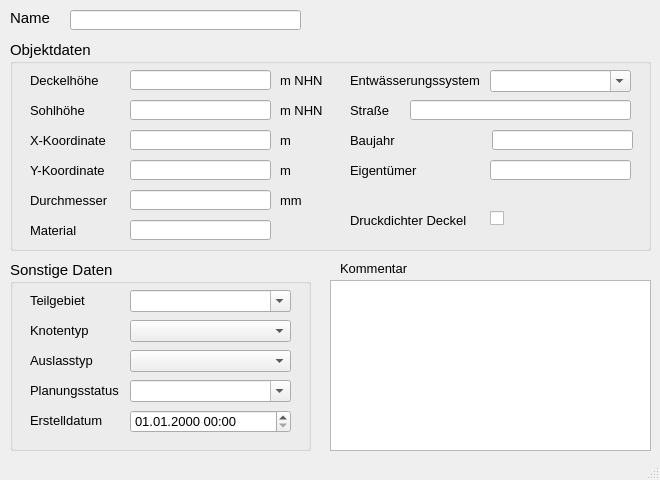
<?xml version="1.0" encoding="UTF-8"?>
<ui version="4.0">
 <class>MainWindow</class>
 <widget class="QMainWindow" name="MainWindow">
  <property name="geometry">
   <rect>
    <x>0</x>
    <y>0</y>
    <width>660</width>
    <height>480</height>
   </rect>
  </property>
  <property name="minimumSize">
   <size>
    <width>660</width>
    <height>480</height>
   </size>
  </property>
  <property name="font">
   <font>
    <family>Tahoma</family>
    <pointsize>10</pointsize>
   </font>
  </property>
  <property name="windowTitle">
   <string>MainWindow</string>
  </property>
  <widget class="QWidget" name="centralwidget">
   <widget class="QLabel" name="label">
    <property name="geometry">
     <rect>
      <x>10</x>
      <y>10</y>
      <width>60</width>
      <height>16</height>
     </rect>
    </property>
    <property name="font">
     <font>
      <family>Tahoma</family>
      <pointsize>11</pointsize>
     </font>
    </property>
    <property name="text">
     <string>Name</string>
    </property>
   </widget>
   <widget class="QLabel" name="label_14">
    <property name="geometry">
     <rect>
      <x>340</x>
      <y>260</y>
      <width>81</width>
      <height>16</height>
     </rect>
    </property>
    <property name="font">
     <font>
      <family>Tahoma</family>
      <pointsize>10</pointsize>
     </font>
    </property>
    <property name="text">
     <string>Kommentar</string>
    </property>
   </widget>
   <widget class="QLineEdit" name="schnam">
    <property name="geometry">
     <rect>
      <x>70</x>
      <y>10</y>
      <width>231</width>
      <height>20</height>
     </rect>
    </property>
    <property name="font">
     <font>
      <family>Tahoma</family>
      <pointsize>11</pointsize>
     </font>
    </property>
    <property name="toolTip">
     <string>&lt;html&gt;&lt;head/&gt;&lt;body&gt;&lt;p&gt;Eindeutige Bezeichnung&lt;/p&gt;&lt;/body&gt;&lt;/html&gt;</string>
    </property>
    <property name="statusTip">
     <string>Eindeutige Bezeichnung</string>
    </property>
   </widget>
   <widget class="QTextEdit" name="kommentar">
    <property name="geometry">
     <rect>
      <x>330</x>
      <y>280</y>
      <width>321</width>
      <height>171</height>
     </rect>
    </property>
    <property name="minimumSize">
     <size>
      <width>0</width>
      <height>0</height>
     </size>
    </property>
    <property name="font">
     <font>
      <family>Tahoma</family>
      <pointsize>10</pointsize>
     </font>
    </property>
    <property name="toolTip">
     <string>&lt;html&gt;&lt;head/&gt;&lt;body&gt;&lt;p&gt;&lt;span style=&quot; font-family:'Calibri','sans-serif';&quot;&gt;Platz für eigene Kommentare.&lt;/span&gt;&lt;/p&gt;&lt;/body&gt;&lt;/html&gt;</string>
    </property>
    <property name="statusTip">
     <string>Platz für eigene Kommentare.</string>
    </property>
   </widget>
   <widget class="QGroupBox" name="groupBox_3">
    <property name="geometry">
     <rect>
      <x>10</x>
      <y>260</y>
      <width>301</width>
      <height>191</height>
     </rect>
    </property>
    <property name="font">
     <font>
      <family>Tahoma</family>
      <pointsize>11</pointsize>
     </font>
    </property>
    <property name="title">
     <string>Sonstige Daten</string>
    </property>
    <widget class="QLabel" name="label_15">
     <property name="geometry">
      <rect>
       <x>20</x>
       <y>30</y>
       <width>71</width>
       <height>20</height>
      </rect>
     </property>
     <property name="font">
      <font>
       <family>Tahoma</family>
       <pointsize>10</pointsize>
      </font>
     </property>
     <property name="text">
      <string>Teilgebiet</string>
     </property>
     <property name="buddy">
      <cstring>simstatus</cstring>
     </property>
    </widget>
    <widget class="QLabel" name="label_16">
     <property name="geometry">
      <rect>
       <x>20</x>
       <y>120</y>
       <width>111</width>
       <height>21</height>
      </rect>
     </property>
     <property name="font">
      <font>
       <family>Tahoma</family>
       <pointsize>10</pointsize>
      </font>
     </property>
     <property name="text">
      <string>Planungsstatus</string>
     </property>
     <property name="buddy">
      <cstring>simstatus</cstring>
     </property>
    </widget>
    <widget class="QLabel" name="label_72">
     <property name="geometry">
      <rect>
       <x>20</x>
       <y>150</y>
       <width>151</width>
       <height>21</height>
      </rect>
     </property>
     <property name="font">
      <font>
       <family>Tahoma</family>
       <pointsize>10</pointsize>
      </font>
     </property>
     <property name="text">
      <string>Erstelldatum</string>
     </property>
    </widget>
    <widget class="QComboBox" name="teilgebiet">
     <property name="geometry">
      <rect>
       <x>120</x>
       <y>30</y>
       <width>161</width>
       <height>22</height>
      </rect>
     </property>
     <property name="font">
      <font>
       <family>Tahoma</family>
       <pointsize>10</pointsize>
      </font>
     </property>
     <property name="toolTip">
      <string>&lt;html&gt;&lt;head/&gt;&lt;body&gt;&lt;p&gt;zur Zuordnung auf ein selbstständig festgelegtes Teilgebiet&lt;/p&gt;&lt;/body&gt;&lt;/html&gt;</string>
     </property>
     <property name="statusTip">
      <string>zur Zuordnung auf ein selbstständig festgelegtes Teilgebiet</string>
     </property>
     <property name="editable">
      <bool>true</bool>
     </property>
    </widget>
    <widget class="QComboBox" name="simstatus">
     <property name="geometry">
      <rect>
       <x>120</x>
       <y>120</y>
       <width>161</width>
       <height>22</height>
      </rect>
     </property>
     <property name="font">
      <font>
       <family>Tahoma</family>
       <pointsize>10</pointsize>
      </font>
     </property>
     <property name="toolTip">
      <string>&lt;html&gt;&lt;head/&gt;&lt;body&gt;&lt;p&gt;&lt;span style=&quot; font-family:'Calibri','sans-serif';&quot;&gt;aktueller Status (z.B. vorhanden, in Planung etc.)&lt;/span&gt;&lt;/p&gt;&lt;/body&gt;&lt;/html&gt;</string>
     </property>
     <property name="statusTip">
      <string>aktueller Status (z.B. vorhanden, in Planung etc.)</string>
     </property>
     <property name="editable">
      <bool>true</bool>
     </property>
    </widget>
    <widget class="QgsDateTimeEdit" name="createdat">
     <property name="geometry">
      <rect>
       <x>120</x>
       <y>150</y>
       <width>161</width>
       <height>23</height>
      </rect>
     </property>
     <property name="font">
      <font>
       <family>Tahoma</family>
       <pointsize>10</pointsize>
      </font>
     </property>
     <property name="currentSection">
      <enum>QDateTimeEdit::DaySection</enum>
     </property>
     <property name="displayFormat">
      <string>dd.MM.yyyy HH:mm</string>
     </property>
    </widget>
    <widget class="QLabel" name="label_22">
     <property name="geometry">
      <rect>
       <x>20</x>
       <y>60</y>
       <width>71</width>
       <height>20</height>
      </rect>
     </property>
     <property name="font">
      <font>
       <family>Tahoma</family>
       <pointsize>10</pointsize>
      </font>
     </property>
     <property name="text">
      <string>Knotentyp</string>
     </property>
     <property name="buddy">
      <cstring>simstatus</cstring>
     </property>
    </widget>
    <widget class="QLabel" name="label_23">
     <property name="geometry">
      <rect>
       <x>20</x>
       <y>90</y>
       <width>71</width>
       <height>20</height>
      </rect>
     </property>
     <property name="font">
      <font>
       <family>Tahoma</family>
       <pointsize>10</pointsize>
      </font>
     </property>
     <property name="text">
      <string>Auslasstyp</string>
     </property>
     <property name="buddy">
      <cstring>simstatus</cstring>
     </property>
    </widget>
    <widget class="QComboBox" name="knotentyp">
     <property name="geometry">
      <rect>
       <x>120</x>
       <y>60</y>
       <width>161</width>
       <height>22</height>
      </rect>
     </property>
     <property name="toolTip">
      <string>&lt;html&gt;&lt;head/&gt;&lt;body&gt;&lt;p&gt;Besondere Lage im Kanalnetz z.B. Anfangsschacht&lt;/p&gt;&lt;/body&gt;&lt;/html&gt;</string>
     </property>
     <property name="statusTip">
      <string>Besondere Lage im Kanalnetz z.B. Anfangsschacht</string>
     </property>
    </widget>
    <widget class="QComboBox" name="auslasstyp">
     <property name="geometry">
      <rect>
       <x>120</x>
       <y>90</y>
       <width>161</width>
       <height>22</height>
      </rect>
     </property>
     <property name="toolTip">
      <string>&lt;html&gt;&lt;head/&gt;&lt;body&gt;&lt;p&gt;Auslasstyp gem. HYSTEM-EXTRAN (z.B.: Frei, Normal, Konstant etc.)&lt;/p&gt;&lt;/body&gt;&lt;/html&gt;</string>
     </property>
     <property name="statusTip">
      <string>Auslasstyp gem. HYSTEM-EXTRAN (z.B.: Frei, Normal, Konstant etc.)</string>
     </property>
    </widget>
   </widget>
   <widget class="QGroupBox" name="groupBox_2">
    <property name="geometry">
     <rect>
      <x>10</x>
      <y>40</y>
      <width>641</width>
      <height>211</height>
     </rect>
    </property>
    <property name="font">
     <font>
      <family>Tahoma</family>
      <pointsize>11</pointsize>
     </font>
    </property>
    <property name="title">
     <string>Objektdaten</string>
    </property>
    <widget class="QLabel" name="label_51">
     <property name="geometry">
      <rect>
       <x>340</x>
       <y>30</y>
       <width>140</width>
       <height>20</height>
      </rect>
     </property>
     <property name="font">
      <font>
       <family>Tahoma</family>
       <pointsize>10</pointsize>
      </font>
     </property>
     <property name="text">
      <string>Entwässerungssystem</string>
     </property>
    </widget>
    <widget class="QLabel" name="label_3">
     <property name="geometry">
      <rect>
       <x>20</x>
       <y>60</y>
       <width>90</width>
       <height>21</height>
      </rect>
     </property>
     <property name="font">
      <font>
       <family>Tahoma</family>
       <pointsize>10</pointsize>
      </font>
     </property>
     <property name="text">
      <string>Sohlhöhe</string>
     </property>
    </widget>
    <widget class="QLineEdit" name="sohlhoehe">
     <property name="geometry">
      <rect>
       <x>120</x>
       <y>60</y>
       <width>141</width>
       <height>20</height>
      </rect>
     </property>
     <property name="font">
      <font>
       <family>Tahoma</family>
       <pointsize>10</pointsize>
      </font>
     </property>
     <property name="toolTip">
      <string>&lt;html&gt;&lt;head/&gt;&lt;body&gt;&lt;p&gt;&lt;span style=&quot; font-family:'Calibri','sans-serif';&quot;&gt;Höhe der Sohle&lt;/span&gt;&lt;/p&gt;&lt;/body&gt;&lt;/html&gt;</string>
     </property>
     <property name="statusTip">
      <string>Höhe der Sohle</string>
     </property>
    </widget>
    <widget class="QLabel" name="label_5">
     <property name="geometry">
      <rect>
       <x>20</x>
       <y>30</y>
       <width>90</width>
       <height>21</height>
      </rect>
     </property>
     <property name="font">
      <font>
       <family>Tahoma</family>
       <pointsize>10</pointsize>
      </font>
     </property>
     <property name="text">
      <string>Deckelhöhe</string>
     </property>
    </widget>
    <widget class="QLineEdit" name="deckelhoehe">
     <property name="geometry">
      <rect>
       <x>120</x>
       <y>30</y>
       <width>141</width>
       <height>20</height>
      </rect>
     </property>
     <property name="font">
      <font>
       <family>Tahoma</family>
       <pointsize>10</pointsize>
      </font>
     </property>
     <property name="toolTip">
      <string>&lt;html&gt;&lt;head/&gt;&lt;body&gt;&lt;p&gt;&lt;span style=&quot; font-family:'Calibri','sans-serif';&quot;&gt;Höhe des Kanaldeckels (i.d.R. gleich Geländehöhe)&lt;/span&gt;&lt;/p&gt;&lt;/body&gt;&lt;/html&gt;</string>
     </property>
     <property name="statusTip">
      <string>Höhe des Kanaldeckels (i.d.R. gleich Geländehöhe)</string>
     </property>
    </widget>
    <widget class="QComboBox" name="entwart">
     <property name="geometry">
      <rect>
       <x>480</x>
       <y>30</y>
       <width>141</width>
       <height>22</height>
      </rect>
     </property>
     <property name="font">
      <font>
       <family>Tahoma</family>
       <pointsize>10</pointsize>
      </font>
     </property>
     <property name="toolTip">
      <string>&lt;html&gt;&lt;head/&gt;&lt;body&gt;&lt;p&gt;vorh. Entwässerungssystem (z.B. Mischwasser, Regenwasser etc.)&lt;/p&gt;&lt;/body&gt;&lt;/html&gt;</string>
     </property>
     <property name="statusTip">
      <string>vorh. Entwässerungssystem (z.B. Mischwasser, Regenwasser etc.)</string>
     </property>
     <property name="editable">
      <bool>true</bool>
     </property>
    </widget>
    <widget class="QLabel" name="label_8">
     <property name="geometry">
      <rect>
       <x>270</x>
       <y>30</y>
       <width>46</width>
       <height>21</height>
      </rect>
     </property>
     <property name="font">
      <font>
       <family>Tahoma</family>
       <pointsize>10</pointsize>
      </font>
     </property>
     <property name="text">
      <string>m NHN</string>
     </property>
    </widget>
    <widget class="QLabel" name="label_10">
     <property name="geometry">
      <rect>
       <x>270</x>
       <y>60</y>
       <width>46</width>
       <height>21</height>
      </rect>
     </property>
     <property name="font">
      <font>
       <family>Tahoma</family>
       <pointsize>10</pointsize>
      </font>
     </property>
     <property name="text">
      <string>m NHN</string>
     </property>
    </widget>
    <widget class="QLineEdit" name="y">
     <property name="geometry">
      <rect>
       <x>120</x>
       <y>120</y>
       <width>141</width>
       <height>20</height>
      </rect>
     </property>
     <property name="font">
      <font>
       <family>Tahoma</family>
       <pointsize>10</pointsize>
      </font>
     </property>
     <property name="toolTip">
      <string>&lt;html&gt;&lt;head/&gt;&lt;body&gt;&lt;p&gt;Lage-Koordinate (im Projektionssystem des Layers)&lt;/p&gt;&lt;/body&gt;&lt;/html&gt;</string>
     </property>
     <property name="statusTip">
      <string>Lage-Koordinate (im Projektionssystem des Layers)</string>
     </property>
     <property name="readOnly">
      <bool>true</bool>
     </property>
    </widget>
    <widget class="QLabel" name="label_11">
     <property name="geometry">
      <rect>
       <x>270</x>
       <y>90</y>
       <width>46</width>
       <height>21</height>
      </rect>
     </property>
     <property name="font">
      <font>
       <family>Tahoma</family>
       <pointsize>10</pointsize>
      </font>
     </property>
     <property name="text">
      <string>m</string>
     </property>
    </widget>
    <widget class="QLabel" name="label_9">
     <property name="geometry">
      <rect>
       <x>20</x>
       <y>120</y>
       <width>90</width>
       <height>21</height>
      </rect>
     </property>
     <property name="font">
      <font>
       <family>Tahoma</family>
       <pointsize>10</pointsize>
      </font>
     </property>
     <property name="text">
      <string>Y-Koordinate</string>
     </property>
    </widget>
    <widget class="QLineEdit" name="x">
     <property name="geometry">
      <rect>
       <x>120</x>
       <y>90</y>
       <width>141</width>
       <height>20</height>
      </rect>
     </property>
     <property name="font">
      <font>
       <family>Tahoma</family>
       <pointsize>10</pointsize>
      </font>
     </property>
     <property name="toolTip">
      <string>&lt;html&gt;&lt;head/&gt;&lt;body&gt;&lt;p&gt;Lage-Koordinate (im Projektionssystem des Layers)&lt;/p&gt;&lt;/body&gt;&lt;/html&gt;</string>
     </property>
     <property name="statusTip">
      <string>Lage-Koordinate (im Projektionssystem des Layers)</string>
     </property>
     <property name="readOnly">
      <bool>true</bool>
     </property>
    </widget>
    <widget class="QLabel" name="label_6">
     <property name="geometry">
      <rect>
       <x>20</x>
       <y>90</y>
       <width>90</width>
       <height>21</height>
      </rect>
     </property>
     <property name="font">
      <font>
       <family>Tahoma</family>
       <pointsize>10</pointsize>
      </font>
     </property>
     <property name="text">
      <string>X-Koordinate</string>
     </property>
    </widget>
    <widget class="QLabel" name="label_12">
     <property name="geometry">
      <rect>
       <x>270</x>
       <y>120</y>
       <width>46</width>
       <height>21</height>
      </rect>
     </property>
     <property name="font">
      <font>
       <family>Tahoma</family>
       <pointsize>10</pointsize>
      </font>
     </property>
     <property name="text">
      <string>m</string>
     </property>
    </widget>
    <widget class="QLabel" name="label_2">
     <property name="geometry">
      <rect>
       <x>340</x>
       <y>60</y>
       <width>65</width>
       <height>21</height>
      </rect>
     </property>
     <property name="font">
      <font>
       <family>Tahoma</family>
       <pointsize>10</pointsize>
      </font>
     </property>
     <property name="text">
      <string>Straße</string>
     </property>
    </widget>
    <widget class="QLineEdit" name="strasse">
     <property name="geometry">
      <rect>
       <x>400</x>
       <y>60</y>
       <width>221</width>
       <height>20</height>
      </rect>
     </property>
     <property name="font">
      <font>
       <family>Tahoma</family>
       <pointsize>10</pointsize>
      </font>
     </property>
     <property name="toolTip">
      <string>&lt;html&gt;&lt;head/&gt;&lt;body&gt;&lt;p&gt;Straßenname&lt;/p&gt;&lt;/body&gt;&lt;/html&gt;</string>
     </property>
     <property name="statusTip">
      <string>Straßenname</string>
     </property>
    </widget>
    <widget class="QLabel" name="label_13">
     <property name="geometry">
      <rect>
       <x>20</x>
       <y>150</y>
       <width>90</width>
       <height>21</height>
      </rect>
     </property>
     <property name="font">
      <font>
       <family>Tahoma</family>
       <pointsize>10</pointsize>
      </font>
     </property>
     <property name="text">
      <string>Durchmesser</string>
     </property>
    </widget>
    <widget class="QLabel" name="label_17">
     <property name="geometry">
      <rect>
       <x>20</x>
       <y>180</y>
       <width>90</width>
       <height>21</height>
      </rect>
     </property>
     <property name="font">
      <font>
       <family>Tahoma</family>
       <pointsize>10</pointsize>
      </font>
     </property>
     <property name="text">
      <string>Material</string>
     </property>
    </widget>
    <widget class="QLabel" name="label_18">
     <property name="geometry">
      <rect>
       <x>340</x>
       <y>90</y>
       <width>90</width>
       <height>21</height>
      </rect>
     </property>
     <property name="font">
      <font>
       <family>Tahoma</family>
       <pointsize>10</pointsize>
      </font>
     </property>
     <property name="text">
      <string>Baujahr</string>
     </property>
    </widget>
    <widget class="QLabel" name="label_19">
     <property name="geometry">
      <rect>
       <x>340</x>
       <y>120</y>
       <width>90</width>
       <height>21</height>
      </rect>
     </property>
     <property name="font">
      <font>
       <family>Tahoma</family>
       <pointsize>10</pointsize>
      </font>
     </property>
     <property name="text">
      <string>Eigentümer</string>
     </property>
    </widget>
    <widget class="QLabel" name="label_20">
     <property name="geometry">
      <rect>
       <x>340</x>
       <y>170</y>
       <width>121</width>
       <height>21</height>
      </rect>
     </property>
     <property name="font">
      <font>
       <family>Tahoma</family>
       <pointsize>10</pointsize>
      </font>
     </property>
     <property name="text">
      <string>Druckdichter Deckel</string>
     </property>
    </widget>
    <widget class="QLabel" name="label_21">
     <property name="geometry">
      <rect>
       <x>270</x>
       <y>150</y>
       <width>46</width>
       <height>21</height>
      </rect>
     </property>
     <property name="font">
      <font>
       <family>Tahoma</family>
       <pointsize>10</pointsize>
      </font>
     </property>
     <property name="text">
      <string>mm</string>
     </property>
    </widget>
    <widget class="QLineEdit" name="durchm">
     <property name="geometry">
      <rect>
       <x>120</x>
       <y>150</y>
       <width>141</width>
       <height>20</height>
      </rect>
     </property>
     <property name="toolTip">
      <string>&lt;html&gt;&lt;head/&gt;&lt;body&gt;&lt;p&gt;Standard-Durchmesser nach DIN&lt;/p&gt;&lt;/body&gt;&lt;/html&gt;</string>
     </property>
     <property name="statusTip">
      <string>Standard-Durchmesser nach DIN</string>
     </property>
    </widget>
    <widget class="QLineEdit" name="material">
     <property name="geometry">
      <rect>
       <x>120</x>
       <y>180</y>
       <width>141</width>
       <height>20</height>
      </rect>
     </property>
     <property name="toolTip">
      <string>&lt;html&gt;&lt;head/&gt;&lt;body&gt;&lt;p&gt;Material des Schachtes (z.B. Beton, Gussstahl etc.)&lt;/p&gt;&lt;/body&gt;&lt;/html&gt;</string>
     </property>
     <property name="statusTip">
      <string>Material des Schachtes (z.B. Beton, Gussstahl etc.)</string>
     </property>
    </widget>
    <widget class="QLineEdit" name="baujahr">
     <property name="geometry">
      <rect>
       <x>482</x>
       <y>90</y>
       <width>141</width>
       <height>20</height>
      </rect>
     </property>
     <property name="toolTip">
      <string>&lt;html&gt;&lt;head/&gt;&lt;body&gt;&lt;p&gt;Baujahr&lt;/p&gt;&lt;/body&gt;&lt;/html&gt;</string>
     </property>
     <property name="statusTip">
      <string>Baujahr</string>
     </property>
    </widget>
    <widget class="QLineEdit" name="eigentum">
     <property name="geometry">
      <rect>
       <x>480</x>
       <y>120</y>
       <width>141</width>
       <height>20</height>
      </rect>
     </property>
     <property name="toolTip">
      <string>&lt;html&gt;&lt;head/&gt;&lt;body&gt;&lt;p&gt;Eigentürmer&lt;/p&gt;&lt;/body&gt;&lt;/html&gt;</string>
     </property>
     <property name="statusTip">
      <string>Eigentürmer</string>
     </property>
    </widget>
    <widget class="QCheckBox" name="druckdicht">
     <property name="geometry">
      <rect>
       <x>480</x>
       <y>170</y>
       <width>70</width>
       <height>17</height>
      </rect>
     </property>
     <property name="text">
      <string/>
     </property>
    </widget>
   </widget>
  </widget>
  <widget class="QMenuBar" name="menubar">
   <property name="geometry">
    <rect>
     <x>0</x>
     <y>0</y>
     <width>660</width>
     <height>22</height>
    </rect>
   </property>
  </widget>
  <widget class="QStatusBar" name="statusbar"/>
 </widget>
 <customwidgets>
  <customwidget>
   <class>QgsDateTimeEdit</class>
   <extends>QDateTimeEdit</extends>
   <header>qgsdatetimeedit.h</header>
  </customwidget>
 </customwidgets>
 <tabstops>
  <tabstop>schnam</tabstop>
  <tabstop>sohlhoehe</tabstop>
  <tabstop>deckelhoehe</tabstop>
  <tabstop>x</tabstop>
  <tabstop>y</tabstop>
  <tabstop>simstatus</tabstop>
  <tabstop>entwart</tabstop>
  <tabstop>teilgebiet</tabstop>
  <tabstop>strasse</tabstop>
  <tabstop>createdat</tabstop>
  <tabstop>kommentar</tabstop>
 </tabstops>
 <resources/>
 <connections/>
</ui>
